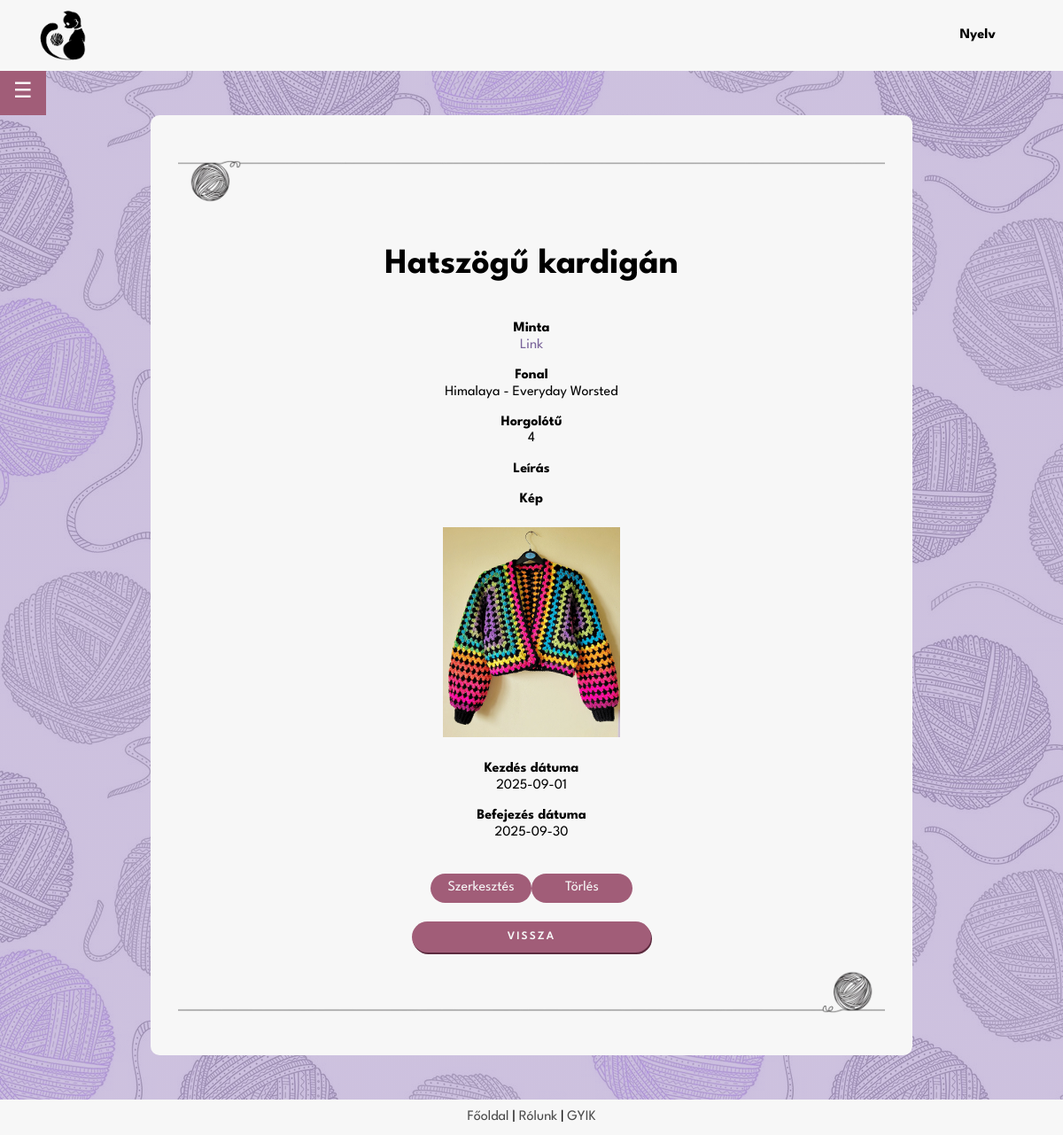
Screenshot of /project_page.php?id=101 (signed in) with the database file from the repository.
### tables this page shows
CREATE TABLE IF NOT EXISTS `projects` (
  `uid` int NOT NULL,
  `id` int NOT NULL AUTO_INCREMENT,
  `name` varchar(255) NOT NULL,
  `pattern` varchar(1000) DEFAULT NULL,
  `yarn` varchar(255) DEFAULT NULL,
  `hook` decimal(10,0) DEFAULT NULL,
  `description` varchar(2000) DEFAULT NULL,
  `image` varchar(255) DEFAULT NULL,
  `start` date DEFAULT NULL,
  `finish` date DEFAULT NULL,
  PRIMARY KEY (`id`),
  KEY `Userid` (`uid`)
);

CREATE TABLE IF NOT EXISTS `yarns` (
  `id` int NOT NULL AUTO_INCREMENT,
  `brand` set('Drops','Alize','DMC','Kartopu','Nako','Wolans','Yarnart','Himalaya','Schachenmayr','Scheepjes','Lana Grossa','Vlna-Hep','Gründl','Red Heart','Malabrigo','Lion Brand','Bernat','Adriafil','Berroco','Blue Sky Fibers','Caron','Cascade','Debbie Bliss','Deramores','Dream in Color','Ella Rae','Hayfield','Hoooked','James C. Brett','Juniper Moon Farm','King Cole','Knit Collage','Koigu','Lang Yarns','Lopi','McIntosh','MillaMia','Noro','Paintbox','Patons','Plymouth','Sirdar','Snuggly',' Stylecraft','Tahki','The Yarn Collective','Trendsetter','Universal','Valley','Viking Of Norway','West Yorkshire Spinners','Willow and Lark','Wool and the Gang','Yarn and Colors','Hobbii Yarn','Yarnspirations','KnitPicks','Darn Good Yarn','We Are Knitters','Gorgeous Alpacas','Papillon','Gombolyda','Urth','FibraNatura') DEFAULT NULL,
  `variety` varchar(255) NOT NULL,
  PRIMARY KEY (`id`)
);

### backend/lang.php (called while the page is built, shortened)
<?php
    function lang($str) {
        return $str;
    }
?>

### project_page.php (the view, shortened to what this page needs)
<?php
require $_SERVER['DOCUMENT_ROOT'] . '/project/backend/config.php';
require $_SERVER['DOCUMENT_ROOT'] . '/project/backend/lang.php';
$project_id = $_GET['id'];
$stmt = $conn->prepare("SELECT p.id, p.name, p.pattern, p.hook, p.description, p.image, p.start, p.finish, y.brand, y.variety FROM projects p LEFT JOIN yarns y ON p.yarn = y.id WHERE p.id = ? AND p.uid = ?");
$stmt->bind_param("ii", $project_id, $_SESSION['uid']);
$stmt->execute();
$result = $stmt->get_result();
$minta = lang('Minta');
$fonal = lang('Fonal');
$horgolotu = lang('Horgolótű');
$leiras = lang('Leírás');
$kep = lang('Kép');
$kezdes = lang('Kezdés dátuma');
$befejezes = lang('Befejezés dátuma');
$torles = lang('Törlés');
$szerkesztes = lang('Szerkesztés');
?>
<!DOCTYPE html>
<head>
    <?php
    include $_SERVER['DOCUMENT_ROOT'] . '/project/frontend/header.php';
    ?>
</head>
<body>
    <div class="page_container">
        <main class="page_content">
            <div class="main_body">
                <?php
                include $_SERVER['DOCUMENT_ROOT'] . '/project/frontend/sidebar.php';
                ?>
                <div class="main_container">
                    <img src="/project/images/yarn2.png" class="image-center">
                    <?php
                    if ($result->num_rows > 0) {
                        while ($row = $result->fetch_assoc()) {
                            echo "<div>";
                            echo "<p style='font-size:2.5em'><b>{$row['name']}</b></p>";
                            echo "<p><b>$minta</b><br><a href='{$row['pattern']}' style='text-decoration:none; color:rgb(122, 100, 155); margin-bottom:15px;' target='_blank'>Link</a></p>";
                            echo "<p style='margin-bottom:15px;'><b>$fonal</b><br>";
                            if (!empty($row['brand']) && !empty($row['variety'])) {
                                echo "{$row['brand']} - {$row['variety']}";
                            } else {
                                echo lang('Nincs megadva fonal.');
                            }
                            echo "</p>";
                            echo "<p><b>$horgolotu</b><br>{$row['hook']}</p>";
                            echo "<p style='text-align: center; '>";
                            echo "<b>$leiras</b>";
                            echo "<br>";
                            echo "</p>";
                            echo "<p><b>$kep</b></p>";
                            if (!empty($row['image'])) {
                                $image_paths = explode(',', $row['image']);
                                foreach ($image_paths as $image_path) {
                                    $image_path = trim($image_path);
                                    if (!empty($image_path)) {
                                        echo "<img src='{$image_path}' alt='Project image' style='max-width: 200px; height: auto; margin: 5px;'>";
                                    }
                                }
                            } else {
                                echo "<p>Nincs kép feltöltve.</p>";
                            }
                            echo "<p><b>$kezdes</b><br>{$row['start']}</p>";
                            echo "<p><b>$befejezes</b><br>{$row['finish']}</p>";
                            echo "<br>";
                            echo "<a href='/project/edit_project.php?id={$row['id']}' class='link'>$szerkesztes</a>";
                            echo "<a href='/project/backend/delete_project.php?id={$row['id']}' class='link' onclick='return confirmDelete();'>$torles</a>";
                            echo "</div>";
                        }
                    } else {
                        echo "<div style='border: 1px solid rgb(90, 90, 90) text-align=center;'><p colspan='6'>Nincs elérhető adat!</p></div>";
                    }
                    ?>
                    <br>
                    <a href="/project/my_projects.php" class="button-link">
                        <?= lang('Vissza') ?>
                    </a>
                    <img src="/project/images/yarn2flipped.png" class="image-center">
                </div>
            </div>
        </main>
    </div>
    <?php
    include $_SERVER['DOCUMENT_ROOT'] . '/project/frontend/footer.php';
    ?>
</body>
</html>

### frontend/style.css (style rules this page uses)
body { font-family: 'League Spartan'; background-image: linear-gradient( rgba(184, 167, 209, 0.7), rgba(184, 167, 209, 0.7) ), url(../images/background.png); min-height: 100vh; display:flex; flex-direction:column; }
.main_body { display: flex; justify-content: center; min-width: 40%; align-items: flex-start; gap: 20px; }
.main_container, .main_container_home { background-color: rgb(247, 247, 247); border: none; border-radius: 10px; margin: 100px 0 0 0; text-align: center; width: 800px; padding: 30px 30px 40px 30px; }
.page_container { position: relative; min-height: 95vh; flex-grow: 1; }
.page_content { padding-bottom: 50px; }
@media (max-width: 1200px) { .main_body { margin-top: 100px; } }
@media (max-width: 1200px) { .main_container, .main_container_home { margin: 30px 0 0 0; width: 800px; } }
.image-center { margin-top: 20px; margin-left: auto; margin-right: auto; height: 50px; }
.button, .button_inverse, .button-search, .button-link { font-size: small; font-weight: 600; text-transform: uppercase; letter-spacing: 2px; border: none; border-radius: 20px; font-family: 'League Spartan'; text-decoration: none; padding: 10px; }
.button, .button-link { background-color: #a15d78; color: rgb(247, 247, 247); box-shadow: 1px 2px #5c2b3f; width: 270px; }
.button-link { display: inline-block; width: 250px; }
.link { display: inline-block; color: rgb(247, 247, 247); text-decoration: none; background-color: #a15d78; padding: 7px; border-radius: 30px; margin: 3px 0; width: 100px; }
:root { --sac: 'Monoton', cursive; --comf: 'Comfortaa', cursive; --dark: #1c1c1c; --light: rgb(247, 247, 247); --lilac: rgb(121, 105, 146); }

### rows the page displays
projects: name "Hatszögű kardigán", yarns.brand "Himalaya", yarns.variety "Everyday Worsted", hook "4", image (picture), start "2025-09-01", finish "2025-09-30"

### other values shown
lang('Nyelv') "Nyelv"
lang('Vissza') "VISSZA"
lang('Főoldal') "Főoldal"
lang('Rólunk') "Rólunk"
lang('GYIK') "GYIK"
